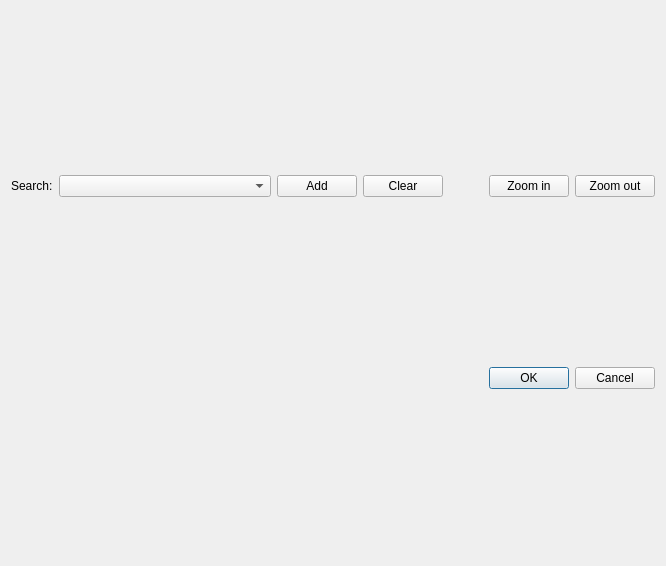
<?xml version="1.0" encoding="UTF-8"?>
<ui version="4.0">
 <class>Dialog</class>
 <widget class="QDialog" name="Dialog">
  <property name="geometry">
   <rect>
    <x>0</x>
    <y>0</y>
    <width>666</width>
    <height>566</height>
   </rect>
  </property>
  <property name="windowTitle">
   <string>Map - MSCEdit</string>
  </property>
  <layout class="QVBoxLayout" name="verticalLayout">
   <item>
    <layout class="QHBoxLayout" name="horizontalLayout">
     <item>
      <widget class="QLabel" name="label">
       <property name="sizePolicy">
        <sizepolicy hsizetype="Minimum" vsizetype="Preferred">
         <horstretch>0</horstretch>
         <verstretch>0</verstretch>
        </sizepolicy>
       </property>
       <property name="text">
        <string>Search:</string>
       </property>
      </widget>
     </item>
     <item>
      <widget class="QComboBox" name="selectionBox">
       <property name="sizePolicy">
        <sizepolicy hsizetype="Expanding" vsizetype="Fixed">
         <horstretch>0</horstretch>
         <verstretch>0</verstretch>
        </sizepolicy>
       </property>
      </widget>
     </item>
     <item>
      <widget class="QPushButton" name="addItemButton">
       <property name="text">
        <string>Add</string>
       </property>
      </widget>
     </item>
     <item>
      <widget class="QPushButton" name="clearButton">
       <property name="text">
        <string>Clear</string>
       </property>
      </widget>
     </item>
     <item>
      <spacer name="horizontalSpacer">
       <property name="orientation">
        <enum>Qt::Horizontal</enum>
       </property>
       <property name="sizeType">
        <enum>QSizePolicy::Fixed</enum>
       </property>
       <property name="sizeHint" stdset="0">
        <size>
         <width>40</width>
         <height>20</height>
        </size>
       </property>
      </spacer>
     </item>
     <item>
      <widget class="QPushButton" name="zoomInButton">
       <property name="text">
        <string>Zoom in</string>
       </property>
      </widget>
     </item>
     <item>
      <widget class="QPushButton" name="zoomOutButton">
       <property name="text">
        <string>Zoom out</string>
       </property>
      </widget>
     </item>
    </layout>
   </item>
   <item>
    <widget class="QDialogButtonBox" name="buttonBox">
     <property name="orientation">
      <enum>Qt::Horizontal</enum>
     </property>
     <property name="standardButtons">
      <set>QDialogButtonBox::Cancel|QDialogButtonBox::Ok</set>
     </property>
    </widget>
   </item>
  </layout>
 </widget>
 <resources/>
 <connections>
  <connection>
   <sender>buttonBox</sender>
   <signal>accepted()</signal>
   <receiver>Dialog</receiver>
   <slot>accept()</slot>
   <hints>
    <hint type="sourcelabel">
     <x>248</x>
     <y>254</y>
    </hint>
    <hint type="destinationlabel">
     <x>157</x>
     <y>274</y>
    </hint>
   </hints>
  </connection>
  <connection>
   <sender>buttonBox</sender>
   <signal>rejected()</signal>
   <receiver>Dialog</receiver>
   <slot>reject()</slot>
   <hints>
    <hint type="sourcelabel">
     <x>316</x>
     <y>260</y>
    </hint>
    <hint type="destinationlabel">
     <x>286</x>
     <y>274</y>
    </hint>
   </hints>
  </connection>
 </connections>
</ui>
